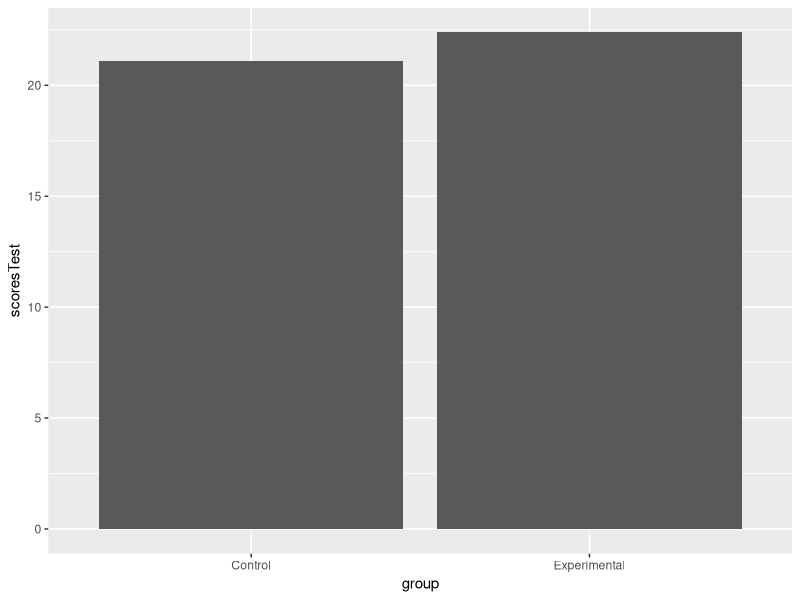
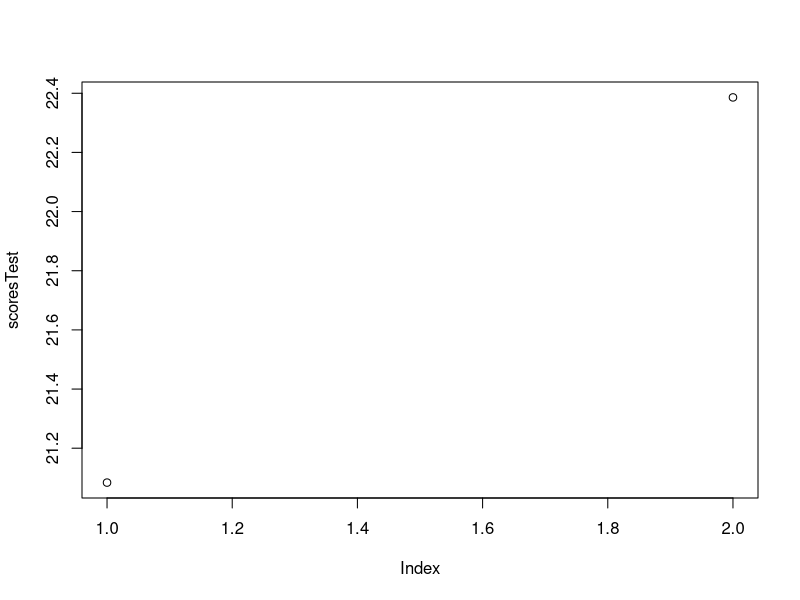
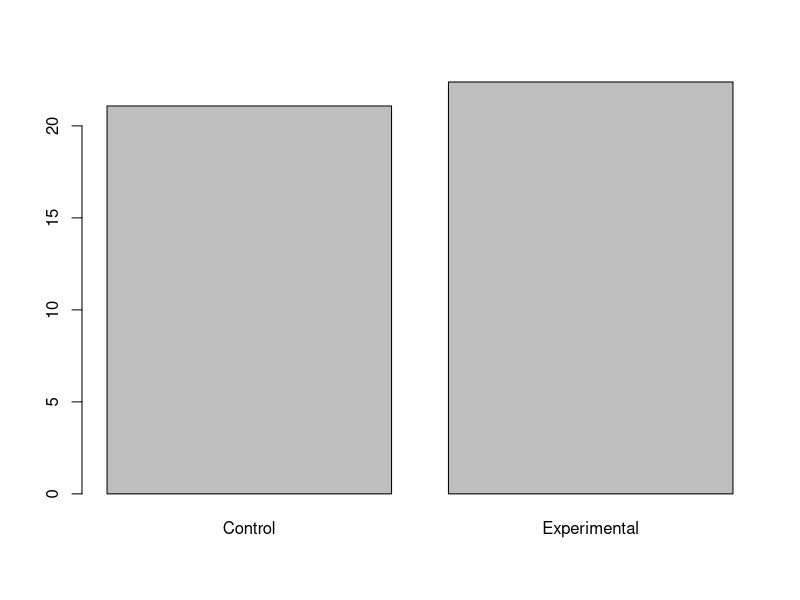

Reproduce these figures in R, in order. (Note: this script raises an error after producing the figures.)
## ---- chunk 1
library(dplyr)
library(ggplot2)
library(tidyr)
library(lme4)
study=seq(1,3,1)
criteriaVar=rep("Weight",3)
min=c(100,110,120)
max=c(120,130,140)
studies=data.frame(study,criteriaVar,min,max)
studies[,"criteriaVar"]=as.character(studies[,"criteriaVar"])

## ---- chunk 2
study=seq(1,3,1)
criteriaVar=rep("Age",3)
min=c(20,25,30)
max=c(50,55,60)
studies=rbind(studies,data.frame(study,criteriaVar,min,max))
minDf=studies[,-4] %>% spread(criteriaVar,min) %>% rename(Age.min=Age,Weight.min=Weight) 
maxDf=studies[,-3] %>% spread(criteriaVar,max) %>% rename(Age.max=Age,Weight.max=Weight)
studies = merge(minDf,maxDf,by="study")
#checking version control
studies = studies[,1:3]
studies = studies %>% rename(Age=Age.min,Weight=Weight.min)
## ---- chunk 3
# add subjects
study=seq(1,3,1)
Age=c(20,30,20)
Weight=c(130,160,150)
studies=rbind(studies,data.frame(study,Age,Weight))

## ---- chunk 4
studies=studies[studies$study %in% c(1,2),] 
studies =studies %>% arrange(desc(study))
studies$group= rep(c("Control","Experimental"),2)
studies =studies %>% arrange(desc(group))


## ---- chunk 5
study=rep(c(2,1),2)
Age=c(40,30,45,50)
Weight=c(120,120,130,120)
group=rep(c("Experimental","Control"),2)
studies=rbind(studies,data.frame(study,Age,Weight,group))
studies$score= rnorm(8,20,2)
studies[studies["group"]=="Experimental",]["score"]=studies[studies["group"]=="Experimental",]["score"]+4
## ---- chunk 6
outTest=lm(score~group,data=studies)
scoresTest= c(outTest$coefficients[1],sum(outTest$coefficients))
names(scoresTest)=c("Control","Experimental")
scoresTestDf = data.frame(scoresTest,group= c("Control","Experimental"))


 ggplot(scoresTestDf) +geom_bar(aes(group,scoresTest),stat="identity")
plot(scoresTest)
barplot(scoresTest,names.arg=c("Control","Experimental"))
outTest2=lmer(score~group+(1|study),data=studies)
ranef(outTest2)
outCI= confint(outTest2)
outCI=outCI[3:4,]
rbind(outCI, colSums(outCI))
outCI= data.frame(outCI)
coef(out)
outSum=summary(out)

studies[,"score"]=studies[,"score"]+ifelse(studies[,"group"]=="Experimental",1,0)
## ---- chunk 7
